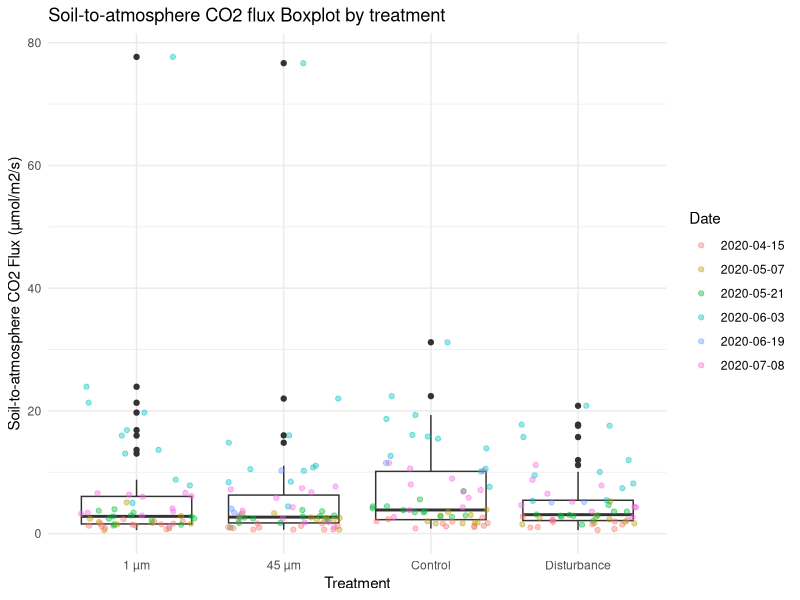
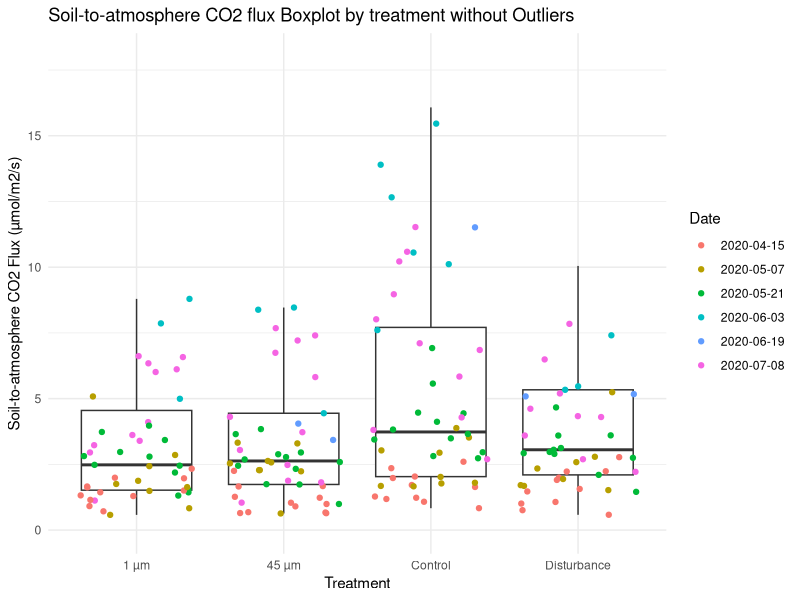
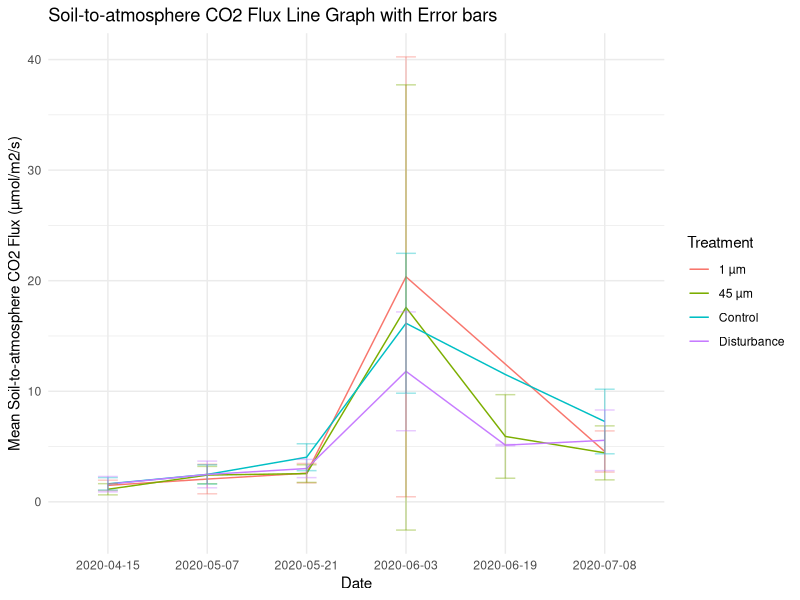
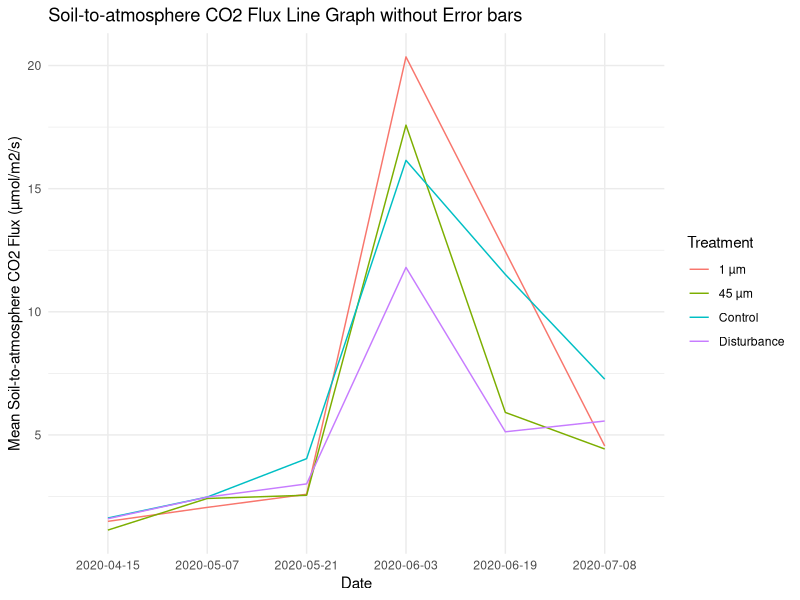
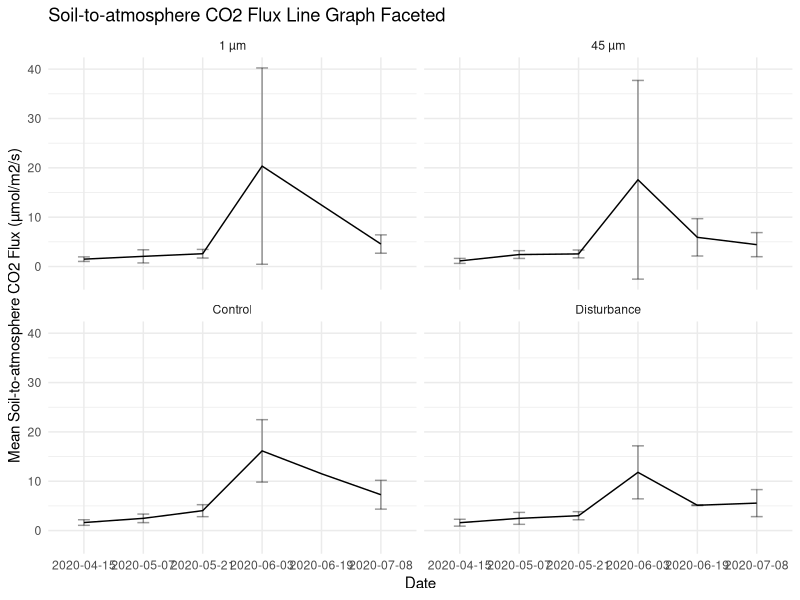

The R script that drew these images, in order:
#Importing Libraries
library(tidyr)
library(dplyr)
library(ggplot2)

#Reading Datasets
collar_map <- readr::read_csv("collar_map.csv")
fluxes <- readr::read_csv("fluxes.csv")

#Creating a long data table from fluxes and collar_map
fluxes %>%
  pivot_longer(-Collar, names_to="Date") %>% #Wide to Long
  filter(!is.na(value))%>%                   #Filter out NA
  left_join(collar_map, by="Collar")->       #Merging 
  fluxes_merged

#Compute and Print Summary
fluxes_merged %>%
  group_by(Treatment) %>%
  summarise(mean = mean(value), N = n(), Std_dev = sd(value))%>% 
  print()

#Boxplot with overlaid dots
fluxes_merged %>%
  ggplot(aes(x = Treatment, y = value))+
  geom_boxplot()+
  geom_jitter(alpha = 0.4, aes(color = Date))+
  ggtitle("Soil-to-atmosphere CO2 flux Boxplot by treatment")+
  ylab("Soil-to-atmosphere CO2 Flux (µmol/m2/s)")+
  theme_minimal()

#Boxplot Without Outliers
#Marking Which are Outliers
fluxes_merged %>% 
  group_by(Treatment) %>%
  summarise(median = median(value), IQR = IQR(value)) %>%
  right_join(fluxes_merged, by="Treatment") %>%
  mutate(not.outlier = as.numeric(abs(value-median)<1.5*IQR)) -> 
  filtered_fluxes

#Plotting Boxplot
filtered_fluxes %>%
  ggplot(aes(x = Treatment, y = value))+
  geom_boxplot(outlier.shape = NA)+
  geom_jitter(aes(color = Date, alpha = not.outlier))+
  scale_alpha_continuous(range = c(0, 1), guide = "none")+
  ylim(c(0,18))+
  ggtitle("Soil-to-atmosphere CO2 flux Boxplot by treatment without Outliers")+
  ylab("Soil-to-atmosphere CO2 Flux (µmol/m2/s)")+
  theme_minimal()

#Line Graph with error bars
fluxes_merged %>%
  group_by(Treatment, Date) %>%
  summarise(mean = mean(value), Std_dev = sd(value)) %>%
  ggplot(aes(x = Date, y = mean, color = Treatment, group = Treatment))+
  geom_line()+ 
  geom_errorbar(aes(ymax = mean + Std_dev, 
                    ymin = mean - Std_dev), 
                    width = 0.2, 
                    alpha = 0.4)+
  ggtitle("Soil-to-atmosphere CO2 Flux Line Graph with Error bars")+
  ylab("Mean Soil-to-atmosphere CO2 Flux (µmol/m2/s)")+
  theme_minimal()

#Line Graph without error bars
fluxes_merged %>%
  group_by(Treatment, Date) %>%
  summarise(mean = mean(value), Std_dev = sd(value)) %>%
  ggplot(aes(x = Date, y = mean, color = Treatment, group = Treatment))+
  geom_line()+ 
  ggtitle("Soil-to-atmosphere CO2 Flux Line Graph without Error bars")+
  ylab("Mean Soil-to-atmosphere CO2 Flux (µmol/m2/s)")+
  theme_minimal()

#Line Graph Faceted 
fluxes_merged %>%
  group_by(Treatment, Date) %>%
  summarise(mean = mean(value), Std_dev = sd(value)) %>%
  ggplot(aes(x = Date, y = mean, group = Treatment))+
  geom_line()+
  facet_wrap(~Treatment)+
  geom_errorbar(aes(ymax = mean + Std_dev, 
                    ymin = mean - Std_dev), 
                width = 0.2, 
                alpha = 0.4)+
  ggtitle("Soil-to-atmosphere CO2 Flux Line Graph Faceted")+
  ylab("Mean Soil-to-atmosphere CO2 Flux (µmol/m2/s)")+
  theme_minimal()

#Finding out which collars do not appear in fluxes and printing 
collar_map %>%
  anti_join(fluxes, by="Collar")

print("Collar 34 is listed in the metadata that do not appear in the fluxes data file.")
print("Collar 34 is in the Fresh Plot, in Group 9, and the treatment was Disturbance")  
                 
